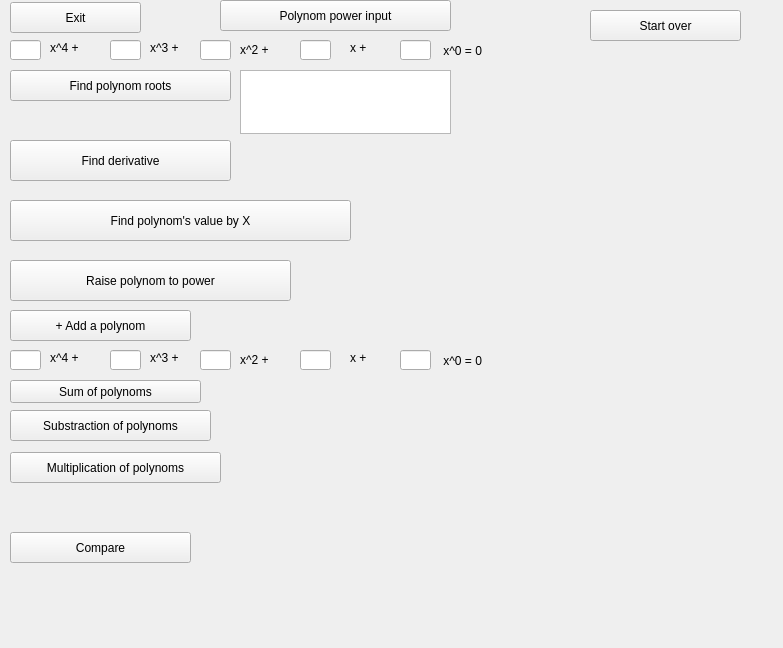
<?xml version="1.0" encoding="UTF-8"?>
<ui version="4.0">
 <class>widget</class>
 <widget class="QWidget" name="widget">
  <property name="geometry">
   <rect>
    <x>0</x>
    <y>0</y>
    <width>783</width>
    <height>648</height>
   </rect>
  </property>
  <property name="windowTitle">
   <string>Form</string>
  </property>
  <widget class="QPushButton" name="power_input_button">
   <property name="geometry">
    <rect>
     <x>220</x>
     <y>0</y>
     <width>231</width>
     <height>31</height>
    </rect>
   </property>
   <property name="text">
    <string>Polynom power input</string>
   </property>
  </widget>
  <widget class="QLabel" name="error_messenger">
   <property name="geometry">
    <rect>
     <x>20</x>
     <y>380</y>
     <width>181</width>
     <height>16</height>
    </rect>
   </property>
   <property name="text">
    <string/>
   </property>
  </widget>
  <widget class="QPushButton" name="roots_button">
   <property name="geometry">
    <rect>
     <x>10</x>
     <y>70</y>
     <width>221</width>
     <height>31</height>
    </rect>
   </property>
   <property name="text">
    <string>Find polynom roots</string>
   </property>
  </widget>
  <widget class="QPushButton" name="derivative_button">
   <property name="geometry">
    <rect>
     <x>10</x>
     <y>140</y>
     <width>221</width>
     <height>41</height>
    </rect>
   </property>
   <property name="text">
    <string>Find derivative</string>
   </property>
  </widget>
  <widget class="QPushButton" name="polynom_value_button">
   <property name="geometry">
    <rect>
     <x>10</x>
     <y>200</y>
     <width>341</width>
     <height>41</height>
    </rect>
   </property>
   <property name="text">
    <string>Find polynom's value by X</string>
   </property>
  </widget>
  <widget class="QPushButton" name="start_over_button">
   <property name="geometry">
    <rect>
     <x>590</x>
     <y>10</y>
     <width>151</width>
     <height>31</height>
    </rect>
   </property>
   <property name="text">
    <string>Start over</string>
   </property>
  </widget>
  <widget class="QLabel" name="l4">
   <property name="geometry">
    <rect>
     <x>50</x>
     <y>40</y>
     <width>61</width>
     <height>16</height>
    </rect>
   </property>
   <property name="text">
    <string>x^4 +</string>
   </property>
  </widget>
  <widget class="QLineEdit" name="le4">
   <property name="geometry">
    <rect>
     <x>10</x>
     <y>40</y>
     <width>31</width>
     <height>20</height>
    </rect>
   </property>
  </widget>
  <widget class="QLineEdit" name="le3">
   <property name="geometry">
    <rect>
     <x>110</x>
     <y>40</y>
     <width>31</width>
     <height>20</height>
    </rect>
   </property>
  </widget>
  <widget class="QLabel" name="l3">
   <property name="geometry">
    <rect>
     <x>150</x>
     <y>40</y>
     <width>61</width>
     <height>16</height>
    </rect>
   </property>
   <property name="text">
    <string>x^3 +</string>
   </property>
  </widget>
  <widget class="QLineEdit" name="le2">
   <property name="geometry">
    <rect>
     <x>200</x>
     <y>40</y>
     <width>31</width>
     <height>20</height>
    </rect>
   </property>
  </widget>
  <widget class="QLabel" name="l2">
   <property name="geometry">
    <rect>
     <x>240</x>
     <y>40</y>
     <width>61</width>
     <height>20</height>
    </rect>
   </property>
   <property name="text">
    <string>x^2 +</string>
   </property>
  </widget>
  <widget class="QLineEdit" name="le1">
   <property name="geometry">
    <rect>
     <x>300</x>
     <y>40</y>
     <width>31</width>
     <height>20</height>
    </rect>
   </property>
  </widget>
  <widget class="QLabel" name="l1">
   <property name="geometry">
    <rect>
     <x>350</x>
     <y>40</y>
     <width>41</width>
     <height>16</height>
    </rect>
   </property>
   <property name="text">
    <string>x +</string>
   </property>
  </widget>
  <widget class="QLineEdit" name="le0">
   <property name="geometry">
    <rect>
     <x>400</x>
     <y>40</y>
     <width>31</width>
     <height>20</height>
    </rect>
   </property>
  </widget>
  <widget class="QLabel" name="l0">
   <property name="geometry">
    <rect>
     <x>440</x>
     <y>40</y>
     <width>91</width>
     <height>21</height>
    </rect>
   </property>
   <property name="text">
    <string> x^0 = 0</string>
   </property>
  </widget>
  <widget class="QPlainTextEdit" name="roots_output">
   <property name="geometry">
    <rect>
     <x>240</x>
     <y>70</y>
     <width>211</width>
     <height>64</height>
    </rect>
   </property>
  </widget>
  <widget class="QLabel" name="derivative_output">
   <property name="geometry">
    <rect>
     <x>230</x>
     <y>140</y>
     <width>381</width>
     <height>41</height>
    </rect>
   </property>
   <property name="text">
    <string/>
   </property>
  </widget>
  <widget class="QLabel" name="result">
   <property name="geometry">
    <rect>
     <x>390</x>
     <y>210</y>
     <width>171</width>
     <height>31</height>
    </rect>
   </property>
   <property name="text">
    <string/>
   </property>
  </widget>
  <widget class="QPushButton" name="power_polynom_button">
   <property name="geometry">
    <rect>
     <x>10</x>
     <y>260</y>
     <width>281</width>
     <height>41</height>
    </rect>
   </property>
   <property name="text">
    <string>Raise polynom to power</string>
   </property>
  </widget>
  <widget class="QLabel" name="polynom_power_output">
   <property name="geometry">
    <rect>
     <x>320</x>
     <y>270</y>
     <width>351</width>
     <height>21</height>
    </rect>
   </property>
   <property name="text">
    <string/>
   </property>
  </widget>
  <widget class="QPushButton" name="add_polynom_button">
   <property name="geometry">
    <rect>
     <x>10</x>
     <y>310</y>
     <width>181</width>
     <height>31</height>
    </rect>
   </property>
   <property name="text">
    <string>+ Add a polynom</string>
   </property>
  </widget>
  <widget class="QLineEdit" name="le1_2">
   <property name="geometry">
    <rect>
     <x>300</x>
     <y>350</y>
     <width>31</width>
     <height>20</height>
    </rect>
   </property>
  </widget>
  <widget class="QLineEdit" name="le0_2">
   <property name="geometry">
    <rect>
     <x>400</x>
     <y>350</y>
     <width>31</width>
     <height>20</height>
    </rect>
   </property>
  </widget>
  <widget class="QLabel" name="l2_2">
   <property name="geometry">
    <rect>
     <x>240</x>
     <y>350</y>
     <width>61</width>
     <height>20</height>
    </rect>
   </property>
   <property name="text">
    <string>x^2 +</string>
   </property>
  </widget>
  <widget class="QLabel" name="l3_2">
   <property name="geometry">
    <rect>
     <x>150</x>
     <y>350</y>
     <width>61</width>
     <height>16</height>
    </rect>
   </property>
   <property name="text">
    <string>x^3 +</string>
   </property>
  </widget>
  <widget class="QLabel" name="l1_2">
   <property name="geometry">
    <rect>
     <x>350</x>
     <y>350</y>
     <width>41</width>
     <height>16</height>
    </rect>
   </property>
   <property name="text">
    <string>x +</string>
   </property>
  </widget>
  <widget class="QLineEdit" name="le3_2">
   <property name="geometry">
    <rect>
     <x>110</x>
     <y>350</y>
     <width>31</width>
     <height>20</height>
    </rect>
   </property>
  </widget>
  <widget class="QLineEdit" name="le2_2">
   <property name="geometry">
    <rect>
     <x>200</x>
     <y>350</y>
     <width>31</width>
     <height>20</height>
    </rect>
   </property>
  </widget>
  <widget class="QLabel" name="l4_2">
   <property name="geometry">
    <rect>
     <x>50</x>
     <y>350</y>
     <width>61</width>
     <height>16</height>
    </rect>
   </property>
   <property name="text">
    <string>x^4 +</string>
   </property>
  </widget>
  <widget class="QLabel" name="l0_2">
   <property name="geometry">
    <rect>
     <x>440</x>
     <y>350</y>
     <width>91</width>
     <height>21</height>
    </rect>
   </property>
   <property name="text">
    <string> x^0 = 0</string>
   </property>
  </widget>
  <widget class="QLineEdit" name="le4_2">
   <property name="geometry">
    <rect>
     <x>10</x>
     <y>350</y>
     <width>31</width>
     <height>20</height>
    </rect>
   </property>
  </widget>
  <widget class="QPushButton" name="sum_polynom_button">
   <property name="geometry">
    <rect>
     <x>10</x>
     <y>380</y>
     <width>191</width>
     <height>23</height>
    </rect>
   </property>
   <property name="text">
    <string>Sum of polynoms</string>
   </property>
  </widget>
  <widget class="QPushButton" name="substraction_polynom_button">
   <property name="geometry">
    <rect>
     <x>10</x>
     <y>410</y>
     <width>201</width>
     <height>31</height>
    </rect>
   </property>
   <property name="text">
    <string>Substraction of polynoms</string>
   </property>
  </widget>
  <widget class="QPushButton" name="multiplication_polynom_button">
   <property name="geometry">
    <rect>
     <x>10</x>
     <y>452</y>
     <width>211</width>
     <height>31</height>
    </rect>
   </property>
   <property name="text">
    <string>Multiplication of polynoms</string>
   </property>
  </widget>
  <widget class="QLabel" name="sum_polynom_output">
   <property name="geometry">
    <rect>
     <x>210</x>
     <y>380</y>
     <width>451</width>
     <height>21</height>
    </rect>
   </property>
   <property name="text">
    <string/>
   </property>
  </widget>
  <widget class="QLabel" name="substraction_polynom_output">
   <property name="geometry">
    <rect>
     <x>220</x>
     <y>410</y>
     <width>541</width>
     <height>21</height>
    </rect>
   </property>
   <property name="text">
    <string/>
   </property>
  </widget>
  <widget class="QLabel" name="multiplication_polynom_output">
   <property name="geometry">
    <rect>
     <x>230</x>
     <y>460</y>
     <width>541</width>
     <height>16</height>
    </rect>
   </property>
   <property name="text">
    <string/>
   </property>
  </widget>
  <widget class="QPushButton" name="compare_button">
   <property name="geometry">
    <rect>
     <x>10</x>
     <y>532</y>
     <width>181</width>
     <height>31</height>
    </rect>
   </property>
   <property name="text">
    <string>Compare</string>
   </property>
  </widget>
  <widget class="QLabel" name="compare_output">
   <property name="geometry">
    <rect>
     <x>210</x>
     <y>540</y>
     <width>301</width>
     <height>21</height>
    </rect>
   </property>
   <property name="text">
    <string/>
   </property>
  </widget>
  <widget class="QLabel" name="error_message">
   <property name="geometry">
    <rect>
     <x>476</x>
     <y>69</y>
     <width>291</width>
     <height>51</height>
    </rect>
   </property>
   <property name="text">
    <string/>
   </property>
  </widget>
  <widget class="QPushButton" name="exit_button">
   <property name="geometry">
    <rect>
     <x>10</x>
     <y>2</y>
     <width>131</width>
     <height>31</height>
    </rect>
   </property>
   <property name="text">
    <string>Exit</string>
   </property>
  </widget>
 </widget>
 <resources/>
 <connections/>
</ui>
